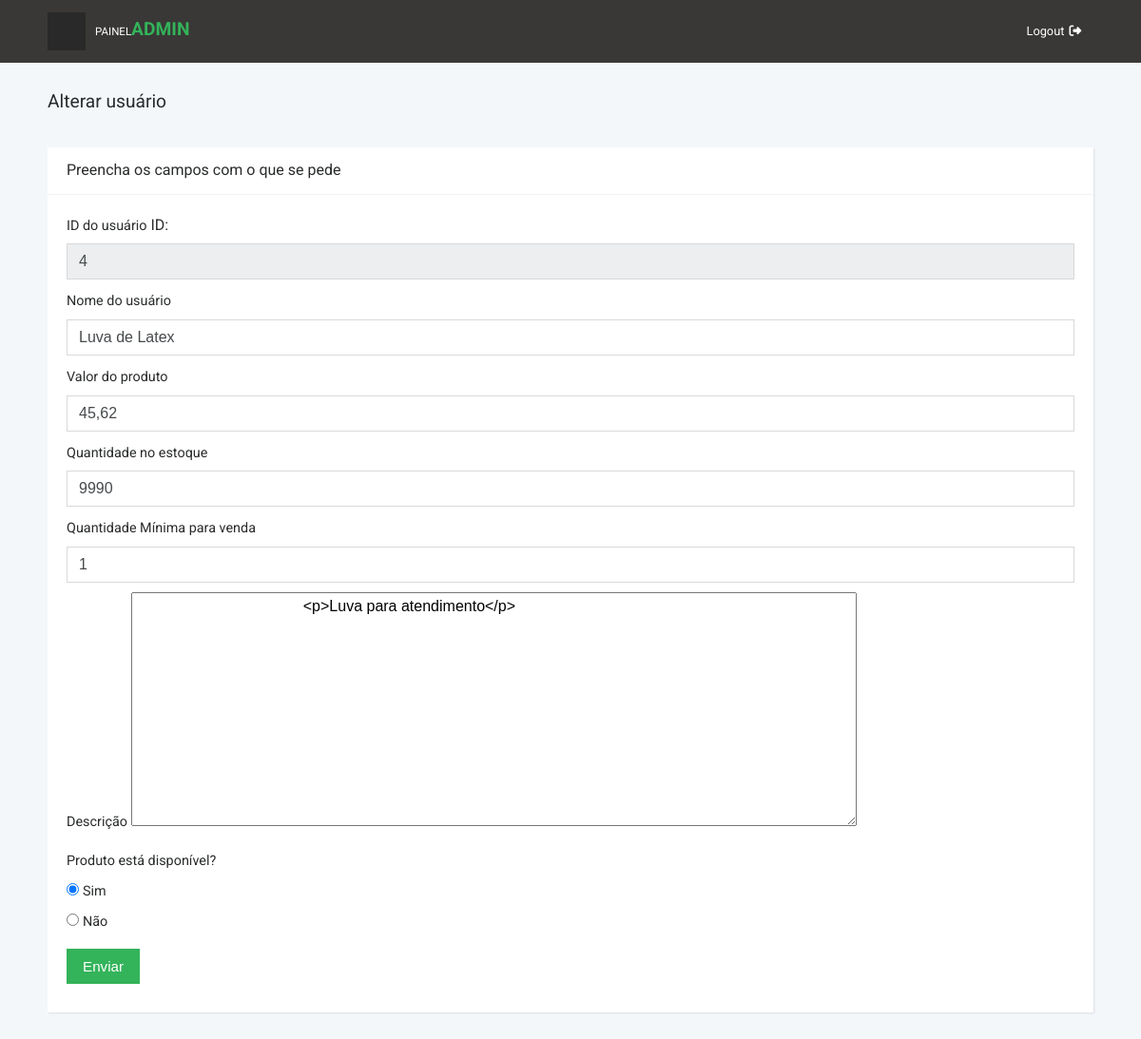
Before: /Admin/alterarProduto.php?id=4 (signed in) with the older database file.
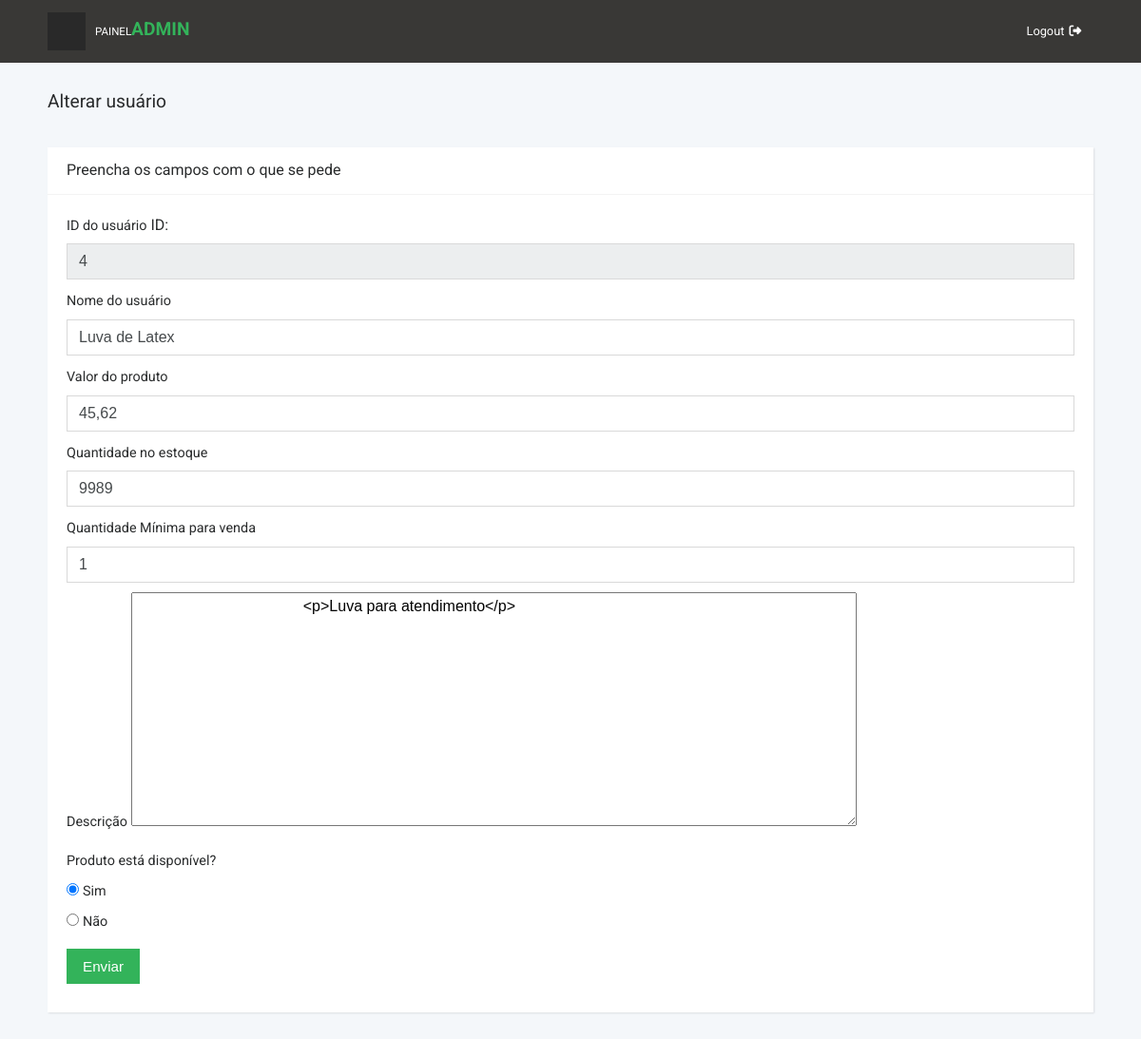
After: the same page with the newer database file.
### tables this page shows
CREATE TABLE `produtos` (
  `id_produto` int(11) NOT NULL,
  `id_categoria` int(10) NOT NULL,
  `id_empresa` int(11) NOT NULL,
  `nome` varchar(255) NOT NULL,
  `valor` varchar(50) NOT NULL,
  `foto_principal` varchar(255) NOT NULL,
  `quantidade` int(15) NOT NULL,
  `quantidade_minima` int(15) NOT NULL,
  `descricao` text NOT NULL,
  `data_cadastro` datetime DEFAULT NULL,
  `disponivel` enum('S','N') DEFAULT 'N'
);

### Admin/alterarProduto.php (the view, shortened to what this page needs)
<?php
	  include ("inicio.php");
	  include("conexao.php");
			if(isset($_GET['id']))
		{
			$id=$_GET['id'];
			$sql = "select * from produtos where id_produto='$id'";
			$resultado = $conexao->query($sql);
			$linha = $resultado->fetch_object();
		}
?>
	   <section class="forms">
        <div class="container-fluid">
          <header>
            <h1 class="h3 display">Alterar usuário</h1>
          </header>
          <div class="row">
            <div class="col-lg-12">
              <div class="card">
                <div class="card-header d-flex align-items-center">
                  <h2 class="h5 display display">Preencha os campos com o que se pede</h2>
                </div>
                <div class="card-block">
                  <form action="confirmaAlterarProduto.php" method="post" enctype="multipart/form-data" align="auto">
					<div class="form-group">
                      <label>ID do usuário</label>
					  <?php echo "ID: <input name=\"id\" readonly=\"true\" type=\"text\" value=\"$linha->id_produto\" class='form-control'>";?>
                    </div>
                    <div class="form-group">
                      <label>Nome do usuário</label>
                      <input type="text" placeholder="Nome Completo" value="<?php echo $linha->nome;?>" name="nome" class="form-control">
                    </div>
					<div class="form-group">
                      <label>Valor do produto</label>
                      <input type="text" placeholder="Valor do produto" value="<?php echo $linha->valor; ?>" name="valor" id="valor" class="form-control" onkeyup="moeda(this);">
                    </div>
					<div class="form-group">
                        <label>Quantidade no estoque</label>
					<input type="text" placeholder="Quantidade em estoque" value="<?php echo $linha->quantidade;?>" name="quantidade" onkeyup="somenteNumeros(this);" maxlength="7" class="form-control">
					</div>
                    <div class="form-group">
                        <label>Quantidade Mínima para venda</label>
					<input type="text" placeholder="Quantidade miníma para venda" value="<?php echo $linha->quantidade_minima;?>" name="quantidade_minima" onkeyup="somenteNumeros(this);" maxlength="7" class="form-control">
					</div>
                      <div class="form-group">
                          <label>Descrição</label>
                                <textarea name="descricao" id="editor1" rows="10" cols="80">
                                        <?php echo $linha->descricao; ?>
                                </textarea>
                    </div>
                      <?php
                      if($linha->disponivel == "S")
                      {
                          echo "<div class=\"form-group\">
                        <label>Produto está disponível?</label>
                        <div>
                          <input id=\"disponivel\" type=\"radio\"  value=\"S\" checked=\"checked\" name=\"disponivel\">
                          <label for=\"disponivel\">Sim</label>
                        </div>
                       <div>
                          <input id=\"disponivel\" type=\"radio\"  value=\"N\"   name=\"disponivel\">
                          <label for=\"disponivel\">Não</label>
                        </div>
                      </div>";
                      }
                      ?>
                    <div class="form-group">
                      <input type="submit" value="Enviar" class="btn btn-primary">
                    </div>
                  </form>
                </div>
              </div>
            </div>
            </div>
           </div>
      </section>

Changed rows visible on the page:
changed produtos "Luva de Latex": quantidade "9990" → "9989"
